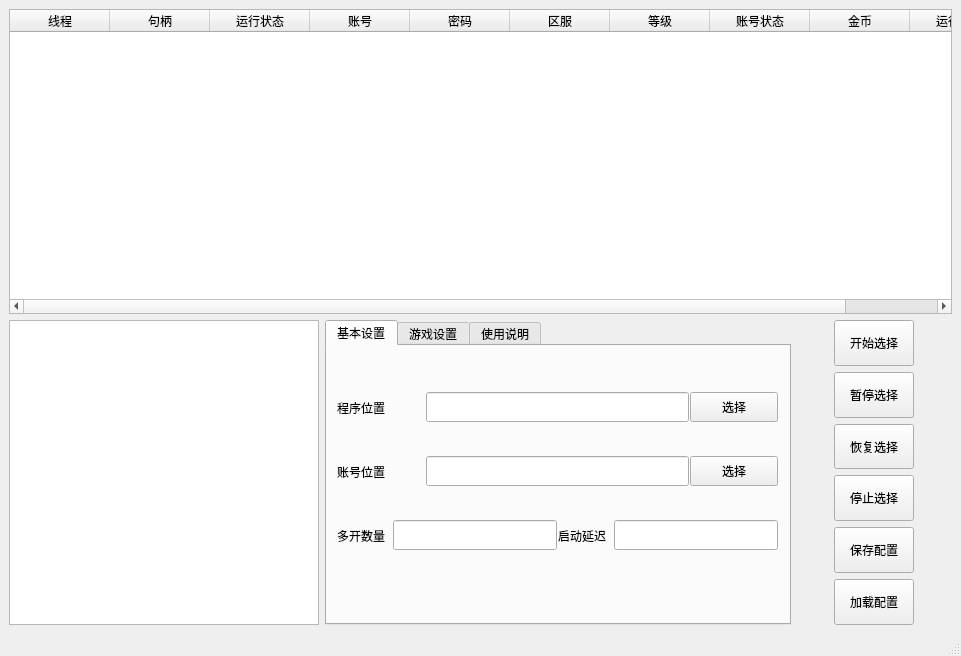
<?xml version="1.0" encoding="UTF-8"?>
<ui version="4.0">
 <class>MainWindow</class>
 <widget class="QMainWindow" name="MainWindow">
  <property name="geometry">
   <rect>
    <x>0</x>
    <y>0</y>
    <width>961</width>
    <height>656</height>
   </rect>
  </property>
  <property name="sizePolicy">
   <sizepolicy hsizetype="Fixed" vsizetype="Fixed">
    <horstretch>0</horstretch>
    <verstretch>0</verstretch>
   </sizepolicy>
  </property>
  <property name="minimumSize">
   <size>
    <width>961</width>
    <height>656</height>
   </size>
  </property>
  <property name="maximumSize">
   <size>
    <width>961</width>
    <height>656</height>
   </size>
  </property>
  <property name="windowTitle">
   <string>MainWindow</string>
  </property>
  <widget class="QWidget" name="centralwidget">
   <property name="enabled">
    <bool>true</bool>
   </property>
   <property name="sizePolicy">
    <sizepolicy hsizetype="Fixed" vsizetype="Fixed">
     <horstretch>0</horstretch>
     <verstretch>0</verstretch>
    </sizepolicy>
   </property>
   <layout class="QVBoxLayout" name="verticalLayout_4">
    <item>
     <layout class="QVBoxLayout" name="verticalLayout">
      <item>
       <layout class="QHBoxLayout" name="horizontalLayout">
        <item>
         <widget class="QTableWidget" name="tableWidget">
          <property name="enabled">
           <bool>true</bool>
          </property>
          <property name="sizePolicy">
           <sizepolicy hsizetype="Expanding" vsizetype="Expanding">
            <horstretch>0</horstretch>
            <verstretch>0</verstretch>
           </sizepolicy>
          </property>
          <property name="minimumSize">
           <size>
            <width>0</width>
            <height>0</height>
           </size>
          </property>
          <property name="maximumSize">
           <size>
            <width>16777215</width>
            <height>16777215</height>
           </size>
          </property>
          <property name="autoFillBackground">
           <bool>false</bool>
          </property>
          <attribute name="horizontalHeaderCascadingSectionResizes">
           <bool>true</bool>
          </attribute>
          <column>
           <property name="text">
            <string>线程</string>
           </property>
          </column>
          <column>
           <property name="text">
            <string>句柄</string>
           </property>
          </column>
          <column>
           <property name="text">
            <string>运行状态</string>
           </property>
          </column>
          <column>
           <property name="text">
            <string>账号</string>
           </property>
          </column>
          <column>
           <property name="text">
            <string>密码</string>
           </property>
          </column>
          <column>
           <property name="text">
            <string>区服</string>
           </property>
          </column>
          <column>
           <property name="text">
            <string>等级</string>
           </property>
          </column>
          <column>
           <property name="text">
            <string>账号状态</string>
           </property>
          </column>
          <column>
           <property name="text">
            <string>金币</string>
           </property>
          </column>
          <column>
           <property name="text">
            <string>运行时间</string>
           </property>
          </column>
         </widget>
        </item>
       </layout>
      </item>
      <item>
       <layout class="QHBoxLayout" name="horizontalLayout_10" stretch="2,3,1">
        <item>
         <layout class="QVBoxLayout" name="verticalLayout_2" stretch="0">
          <item>
           <widget class="QTextEdit" name="textEdit">
            <property name="sizePolicy">
             <sizepolicy hsizetype="Expanding" vsizetype="Expanding">
              <horstretch>0</horstretch>
              <verstretch>0</verstretch>
             </sizepolicy>
            </property>
            <property name="minimumSize">
             <size>
              <width>0</width>
              <height>0</height>
             </size>
            </property>
           </widget>
          </item>
         </layout>
        </item>
        <item>
         <layout class="QVBoxLayout" name="verticalLayout_3" stretch="0">
          <item>
           <widget class="QTabWidget" name="tabWidget">
            <property name="sizePolicy">
             <sizepolicy hsizetype="Expanding" vsizetype="Expanding">
              <horstretch>0</horstretch>
              <verstretch>0</verstretch>
             </sizepolicy>
            </property>
            <property name="minimumSize">
             <size>
              <width>0</width>
              <height>0</height>
             </size>
            </property>
            <property name="currentIndex">
             <number>0</number>
            </property>
            <widget class="QWidget" name="tab_3">
             <property name="sizePolicy">
              <sizepolicy hsizetype="Expanding" vsizetype="Expanding">
               <horstretch>0</horstretch>
               <verstretch>0</verstretch>
              </sizepolicy>
             </property>
             <attribute name="title">
              <string>基本设置</string>
             </attribute>
             <widget class="QWidget" name="verticalLayoutWidget_5">
              <property name="geometry">
               <rect>
                <x>10</x>
                <y>30</y>
                <width>441</width>
                <height>191</height>
               </rect>
              </property>
              <layout class="QVBoxLayout" name="verticalLayout_8" stretch="0,0,0">
               <property name="spacing">
                <number>1</number>
               </property>
               <item>
                <layout class="QHBoxLayout" name="horizontalLayout_11" stretch="1,3,1">
                 <property name="spacing">
                  <number>1</number>
                 </property>
                 <item>
                  <widget class="QLabel" name="label">
                   <property name="sizePolicy">
                    <sizepolicy hsizetype="Expanding" vsizetype="Expanding">
                     <horstretch>0</horstretch>
                     <verstretch>0</verstretch>
                    </sizepolicy>
                   </property>
                   <property name="text">
                    <string>程序位置</string>
                   </property>
                  </widget>
                 </item>
                 <item>
                  <widget class="QLineEdit" name="lineEdit">
                   <property name="sizePolicy">
                    <sizepolicy hsizetype="Expanding" vsizetype="Expanding">
                     <horstretch>0</horstretch>
                     <verstretch>0</verstretch>
                    </sizepolicy>
                   </property>
                   <property name="minimumSize">
                    <size>
                     <width>0</width>
                     <height>0</height>
                    </size>
                   </property>
                   <property name="maximumSize">
                    <size>
                     <width>16777215</width>
                     <height>30</height>
                    </size>
                   </property>
                   <property name="mouseTracking">
                    <bool>true</bool>
                   </property>
                  </widget>
                 </item>
                 <item>
                  <widget class="QPushButton" name="pushButton_7">
                   <property name="sizePolicy">
                    <sizepolicy hsizetype="Expanding" vsizetype="Expanding">
                     <horstretch>0</horstretch>
                     <verstretch>0</verstretch>
                    </sizepolicy>
                   </property>
                   <property name="maximumSize">
                    <size>
                     <width>16777215</width>
                     <height>30</height>
                    </size>
                   </property>
                   <property name="text">
                    <string>选择</string>
                   </property>
                  </widget>
                 </item>
                </layout>
               </item>
               <item>
                <layout class="QHBoxLayout" name="horizontalLayout_12" stretch="1,3,1">
                 <item>
                  <widget class="QLabel" name="label_2">
                   <property name="sizePolicy">
                    <sizepolicy hsizetype="Expanding" vsizetype="Expanding">
                     <horstretch>0</horstretch>
                     <verstretch>0</verstretch>
                    </sizepolicy>
                   </property>
                   <property name="text">
                    <string>账号位置</string>
                   </property>
                  </widget>
                 </item>
                 <item>
                  <widget class="QLineEdit" name="lineEdit_2">
                   <property name="sizePolicy">
                    <sizepolicy hsizetype="Expanding" vsizetype="Expanding">
                     <horstretch>0</horstretch>
                     <verstretch>0</verstretch>
                    </sizepolicy>
                   </property>
                   <property name="minimumSize">
                    <size>
                     <width>0</width>
                     <height>0</height>
                    </size>
                   </property>
                   <property name="maximumSize">
                    <size>
                     <width>16777215</width>
                     <height>30</height>
                    </size>
                   </property>
                  </widget>
                 </item>
                 <item>
                  <widget class="QPushButton" name="pushButton_8">
                   <property name="sizePolicy">
                    <sizepolicy hsizetype="Expanding" vsizetype="Expanding">
                     <horstretch>0</horstretch>
                     <verstretch>0</verstretch>
                    </sizepolicy>
                   </property>
                   <property name="maximumSize">
                    <size>
                     <width>16777215</width>
                     <height>30</height>
                    </size>
                   </property>
                   <property name="text">
                    <string>选择</string>
                   </property>
                  </widget>
                 </item>
                </layout>
               </item>
               <item>
                <layout class="QHBoxLayout" name="horizontalLayout_13" stretch="1,3,1,3">
                 <property name="spacing">
                  <number>1</number>
                 </property>
                 <item>
                  <widget class="QLabel" name="label_3">
                   <property name="sizePolicy">
                    <sizepolicy hsizetype="Expanding" vsizetype="Expanding">
                     <horstretch>0</horstretch>
                     <verstretch>0</verstretch>
                    </sizepolicy>
                   </property>
                   <property name="text">
                    <string>多开数量</string>
                   </property>
                  </widget>
                 </item>
                 <item>
                  <widget class="QLineEdit" name="lineEdit_3">
                   <property name="sizePolicy">
                    <sizepolicy hsizetype="Expanding" vsizetype="Expanding">
                     <horstretch>0</horstretch>
                     <verstretch>0</verstretch>
                    </sizepolicy>
                   </property>
                   <property name="minimumSize">
                    <size>
                     <width>0</width>
                     <height>0</height>
                    </size>
                   </property>
                   <property name="maximumSize">
                    <size>
                     <width>16777215</width>
                     <height>30</height>
                    </size>
                   </property>
                  </widget>
                 </item>
                 <item>
                  <widget class="QLabel" name="label_4">
                   <property name="sizePolicy">
                    <sizepolicy hsizetype="Expanding" vsizetype="Expanding">
                     <horstretch>0</horstretch>
                     <verstretch>0</verstretch>
                    </sizepolicy>
                   </property>
                   <property name="text">
                    <string>启动延迟</string>
                   </property>
                  </widget>
                 </item>
                 <item>
                  <widget class="QLineEdit" name="lineEdit_4">
                   <property name="sizePolicy">
                    <sizepolicy hsizetype="Expanding" vsizetype="Expanding">
                     <horstretch>0</horstretch>
                     <verstretch>0</verstretch>
                    </sizepolicy>
                   </property>
                   <property name="minimumSize">
                    <size>
                     <width>0</width>
                     <height>0</height>
                    </size>
                   </property>
                   <property name="maximumSize">
                    <size>
                     <width>16777215</width>
                     <height>30</height>
                    </size>
                   </property>
                  </widget>
                 </item>
                </layout>
               </item>
              </layout>
             </widget>
            </widget>
            <widget class="QWidget" name="tab_4">
             <property name="sizePolicy">
              <sizepolicy hsizetype="Expanding" vsizetype="Expanding">
               <horstretch>0</horstretch>
               <verstretch>0</verstretch>
              </sizepolicy>
             </property>
             <attribute name="title">
              <string>游戏设置</string>
             </attribute>
             <widget class="QWidget" name="horizontalWidget_6" native="true">
              <property name="geometry">
               <rect>
                <x>20</x>
                <y>10</y>
                <width>431</width>
                <height>251</height>
               </rect>
              </property>
              <property name="sizePolicy">
               <sizepolicy hsizetype="Expanding" vsizetype="Expanding">
                <horstretch>0</horstretch>
                <verstretch>0</verstretch>
               </sizepolicy>
              </property>
              <layout class="QHBoxLayout" name="horizontalLayout_14">
               <property name="spacing">
                <number>1</number>
               </property>
               <property name="bottomMargin">
                <number>1</number>
               </property>
               <item>
                <widget class="QGroupBox" name="groupBox">
                 <property name="sizePolicy">
                  <sizepolicy hsizetype="Expanding" vsizetype="Expanding">
                   <horstretch>0</horstretch>
                   <verstretch>0</verstretch>
                  </sizepolicy>
                 </property>
                 <property name="title">
                  <string>主线</string>
                 </property>
                 <widget class="QWidget" name="verticalLayoutWidget_6">
                  <property name="geometry">
                   <rect>
                    <x>20</x>
                    <y>40</y>
                    <width>61</width>
                    <height>171</height>
                   </rect>
                  </property>
                  <layout class="QVBoxLayout" name="verticalLayout_9">
                   <item>
                    <widget class="QCheckBox" name="checkBox">
                     <property name="sizePolicy">
                      <sizepolicy hsizetype="Expanding" vsizetype="Expanding">
                       <horstretch>0</horstretch>
                       <verstretch>0</verstretch>
                      </sizepolicy>
                     </property>
                     <property name="text">
                      <string>1-17</string>
                     </property>
                    </widget>
                   </item>
                   <item>
                    <widget class="QCheckBox" name="checkBox_2">
                     <property name="sizePolicy">
                      <sizepolicy hsizetype="Expanding" vsizetype="Expanding">
                       <horstretch>0</horstretch>
                       <verstretch>0</verstretch>
                      </sizepolicy>
                     </property>
                     <property name="text">
                      <string>18-30</string>
                     </property>
                    </widget>
                   </item>
                   <item>
                    <widget class="QCheckBox" name="checkBox_3">
                     <property name="sizePolicy">
                      <sizepolicy hsizetype="Expanding" vsizetype="Expanding">
                       <horstretch>0</horstretch>
                       <verstretch>0</verstretch>
                      </sizepolicy>
                     </property>
                     <property name="text">
                      <string>31-50</string>
                     </property>
                    </widget>
                   </item>
                  </layout>
                 </widget>
                </widget>
               </item>
               <item>
                <widget class="QGroupBox" name="groupBox_2">
                 <property name="sizePolicy">
                  <sizepolicy hsizetype="Expanding" vsizetype="Expanding">
                   <horstretch>0</horstretch>
                   <verstretch>0</verstretch>
                  </sizepolicy>
                 </property>
                 <property name="title">
                  <string>支线</string>
                 </property>
                 <widget class="QWidget" name="verticalLayoutWidget_7">
                  <property name="geometry">
                   <rect>
                    <x>20</x>
                    <y>40</y>
                    <width>61</width>
                    <height>171</height>
                   </rect>
                  </property>
                  <layout class="QVBoxLayout" name="verticalLayout_10">
                   <item>
                    <widget class="QCheckBox" name="checkBox_4">
                     <property name="sizePolicy">
                      <sizepolicy hsizetype="Expanding" vsizetype="Expanding">
                       <horstretch>0</horstretch>
                       <verstretch>0</verstretch>
                      </sizepolicy>
                     </property>
                     <property name="text">
                      <string>1-17</string>
                     </property>
                    </widget>
                   </item>
                   <item>
                    <widget class="QCheckBox" name="checkBox_5">
                     <property name="sizePolicy">
                      <sizepolicy hsizetype="Expanding" vsizetype="Expanding">
                       <horstretch>0</horstretch>
                       <verstretch>0</verstretch>
                      </sizepolicy>
                     </property>
                     <property name="text">
                      <string>18-30</string>
                     </property>
                    </widget>
                   </item>
                   <item>
                    <widget class="QCheckBox" name="checkBox_6">
                     <property name="sizePolicy">
                      <sizepolicy hsizetype="Expanding" vsizetype="Expanding">
                       <horstretch>0</horstretch>
                       <verstretch>0</verstretch>
                      </sizepolicy>
                     </property>
                     <property name="text">
                      <string>31-50</string>
                     </property>
                    </widget>
                   </item>
                  </layout>
                 </widget>
                </widget>
               </item>
               <item>
                <widget class="QGroupBox" name="groupBox_3">
                 <property name="sizePolicy">
                  <sizepolicy hsizetype="Expanding" vsizetype="Expanding">
                   <horstretch>0</horstretch>
                   <verstretch>0</verstretch>
                  </sizepolicy>
                 </property>
                 <property name="title">
                  <string>日常</string>
                 </property>
                 <widget class="QWidget" name="verticalLayoutWidget_8">
                  <property name="geometry">
                   <rect>
                    <x>20</x>
                    <y>40</y>
                    <width>61</width>
                    <height>171</height>
                   </rect>
                  </property>
                  <layout class="QVBoxLayout" name="verticalLayout_11" stretch="0,0,0">
                   <property name="spacing">
                    <number>6</number>
                   </property>
                   <item>
                    <widget class="QCheckBox" name="checkBox_7">
                     <property name="sizePolicy">
                      <sizepolicy hsizetype="Expanding" vsizetype="Expanding">
                       <horstretch>0</horstretch>
                       <verstretch>0</verstretch>
                      </sizepolicy>
                     </property>
                     <property name="text">
                      <string>1-17</string>
                     </property>
                    </widget>
                   </item>
                   <item>
                    <widget class="QCheckBox" name="checkBox_8">
                     <property name="sizePolicy">
                      <sizepolicy hsizetype="Expanding" vsizetype="Expanding">
                       <horstretch>0</horstretch>
                       <verstretch>0</verstretch>
                      </sizepolicy>
                     </property>
                     <property name="text">
                      <string>18-30</string>
                     </property>
                    </widget>
                   </item>
                   <item>
                    <widget class="QCheckBox" name="checkBox_9">
                     <property name="sizePolicy">
                      <sizepolicy hsizetype="Expanding" vsizetype="Expanding">
                       <horstretch>0</horstretch>
                       <verstretch>0</verstretch>
                      </sizepolicy>
                     </property>
                     <property name="text">
                      <string>31-50</string>
                     </property>
                    </widget>
                   </item>
                  </layout>
                 </widget>
                </widget>
               </item>
               <item>
                <widget class="QComboBox" name="comboBox">
                 <property name="sizePolicy">
                  <sizepolicy hsizetype="Expanding" vsizetype="Expanding">
                   <horstretch>0</horstretch>
                   <verstretch>0</verstretch>
                  </sizepolicy>
                 </property>
                 <property name="maximumSize">
                  <size>
                   <width>16777215</width>
                   <height>25</height>
                  </size>
                 </property>
                 <item>
                  <property name="text">
                   <string>循环1-17</string>
                  </property>
                 </item>
                 <item>
                  <property name="text">
                   <string>循环18-30</string>
                  </property>
                 </item>
                 <item>
                  <property name="text">
                   <string>循环31-50</string>
                  </property>
                 </item>
                </widget>
               </item>
              </layout>
             </widget>
            </widget>
            <widget class="QWidget" name="tab_5">
             <property name="enabled">
              <bool>true</bool>
             </property>
             <property name="sizePolicy">
              <sizepolicy hsizetype="Expanding" vsizetype="Expanding">
               <horstretch>0</horstretch>
               <verstretch>0</verstretch>
              </sizepolicy>
             </property>
             <attribute name="title">
              <string>使用说明</string>
             </attribute>
             <widget class="QTextEdit" name="textEdit_2">
              <property name="geometry">
               <rect>
                <x>60</x>
                <y>20</y>
                <width>351</width>
                <height>201</height>
               </rect>
              </property>
             </widget>
            </widget>
           </widget>
          </item>
         </layout>
        </item>
        <item>
         <layout class="QVBoxLayout" name="verticalLayout_7">
          <item alignment="Qt::AlignHCenter">
           <widget class="QPushButton" name="pushButton">
            <property name="sizePolicy">
             <sizepolicy hsizetype="Expanding" vsizetype="Expanding">
              <horstretch>0</horstretch>
              <verstretch>0</verstretch>
             </sizepolicy>
            </property>
            <property name="maximumSize">
             <size>
              <width>100</width>
              <height>50</height>
             </size>
            </property>
            <property name="text">
             <string>开始选择</string>
            </property>
           </widget>
          </item>
          <item alignment="Qt::AlignHCenter">
           <widget class="QPushButton" name="pushButton_2">
            <property name="sizePolicy">
             <sizepolicy hsizetype="Expanding" vsizetype="Expanding">
              <horstretch>0</horstretch>
              <verstretch>0</verstretch>
             </sizepolicy>
            </property>
            <property name="maximumSize">
             <size>
              <width>100</width>
              <height>50</height>
             </size>
            </property>
            <property name="text">
             <string>暂停选择</string>
            </property>
           </widget>
          </item>
          <item alignment="Qt::AlignHCenter">
           <widget class="QPushButton" name="pushButton_3">
            <property name="sizePolicy">
             <sizepolicy hsizetype="Expanding" vsizetype="Expanding">
              <horstretch>0</horstretch>
              <verstretch>0</verstretch>
             </sizepolicy>
            </property>
            <property name="maximumSize">
             <size>
              <width>100</width>
              <height>50</height>
             </size>
            </property>
            <property name="text">
             <string>恢复选择</string>
            </property>
           </widget>
          </item>
          <item alignment="Qt::AlignHCenter">
           <widget class="QPushButton" name="pushButton_4">
            <property name="sizePolicy">
             <sizepolicy hsizetype="Expanding" vsizetype="Expanding">
              <horstretch>0</horstretch>
              <verstretch>0</verstretch>
             </sizepolicy>
            </property>
            <property name="maximumSize">
             <size>
              <width>100</width>
              <height>50</height>
             </size>
            </property>
            <property name="text">
             <string>停止选择</string>
            </property>
           </widget>
          </item>
          <item alignment="Qt::AlignHCenter">
           <widget class="QPushButton" name="pushButton_5">
            <property name="sizePolicy">
             <sizepolicy hsizetype="Expanding" vsizetype="Expanding">
              <horstretch>0</horstretch>
              <verstretch>0</verstretch>
             </sizepolicy>
            </property>
            <property name="maximumSize">
             <size>
              <width>100</width>
              <height>50</height>
             </size>
            </property>
            <property name="text">
             <string>保存配置</string>
            </property>
           </widget>
          </item>
          <item alignment="Qt::AlignHCenter">
           <widget class="QPushButton" name="pushButton_6">
            <property name="sizePolicy">
             <sizepolicy hsizetype="Expanding" vsizetype="Expanding">
              <horstretch>0</horstretch>
              <verstretch>0</verstretch>
             </sizepolicy>
            </property>
            <property name="maximumSize">
             <size>
              <width>100</width>
              <height>50</height>
             </size>
            </property>
            <property name="text">
             <string>加载配置</string>
            </property>
           </widget>
          </item>
         </layout>
        </item>
       </layout>
      </item>
     </layout>
    </item>
   </layout>
  </widget>
  <widget class="QMenuBar" name="menubar">
   <property name="geometry">
    <rect>
     <x>0</x>
     <y>0</y>
     <width>961</width>
     <height>23</height>
    </rect>
   </property>
   <property name="sizePolicy">
    <sizepolicy hsizetype="Expanding" vsizetype="Expanding">
     <horstretch>0</horstretch>
     <verstretch>0</verstretch>
    </sizepolicy>
   </property>
  </widget>
  <widget class="QStatusBar" name="statusbar">
   <property name="sizePolicy">
    <sizepolicy hsizetype="Expanding" vsizetype="Expanding">
     <horstretch>0</horstretch>
     <verstretch>0</verstretch>
    </sizepolicy>
   </property>
  </widget>
 </widget>
 <resources/>
 <connections/>
</ui>
